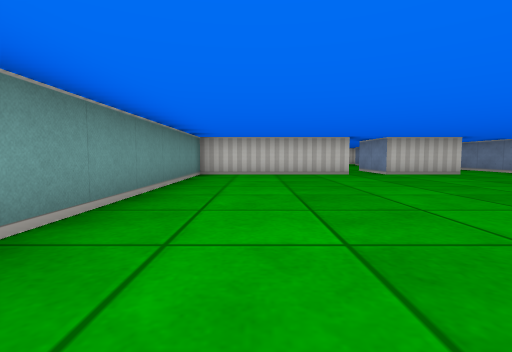
view 1 (above)

16 first-person views from a walk through a cub3D maze. The camera is about half as high as the walls, tilts 4° down and sees 85° across. The floor is counted in squares. Each view is taken from the middle of a square. On the plan, view 1 faces up. The plan holds only what a view shows up to about 9 squares ahead; the rest is blank.

view 2
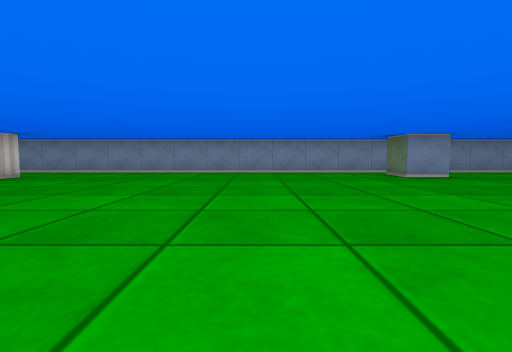

view 3
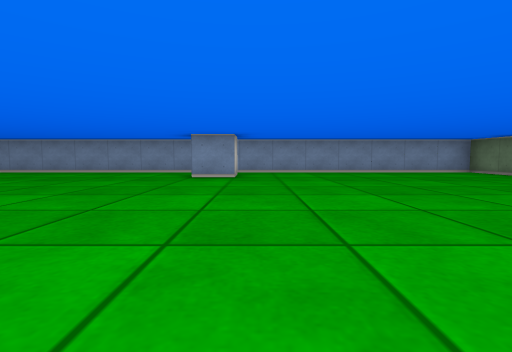

view 4
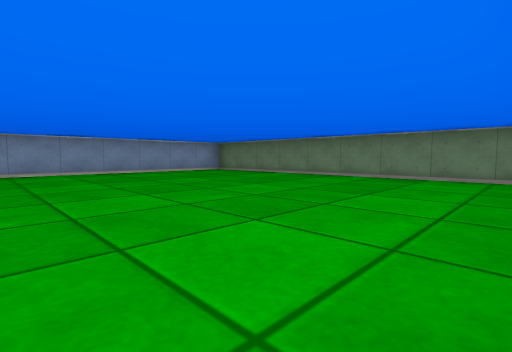

view 5
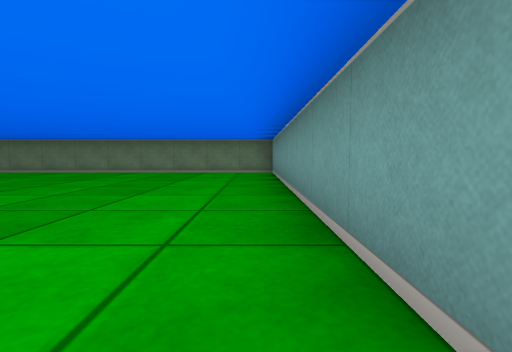

view 6
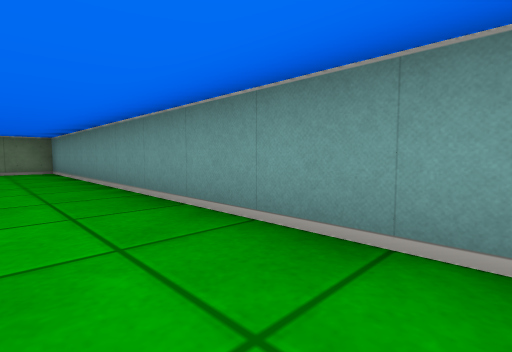

view 7
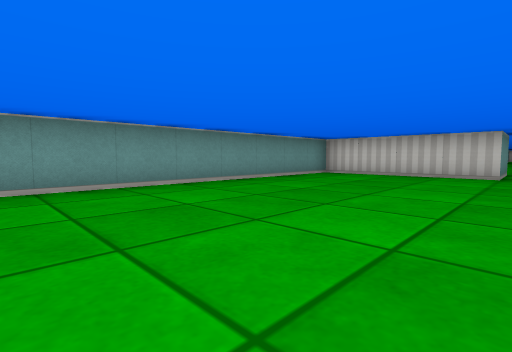

view 8
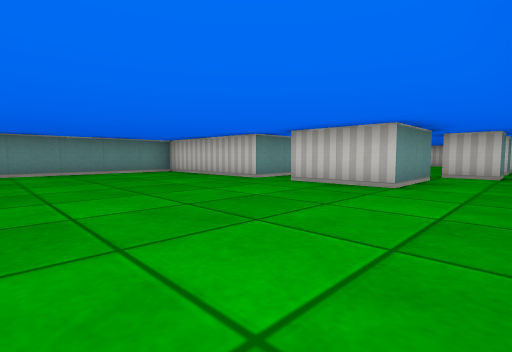

view 9
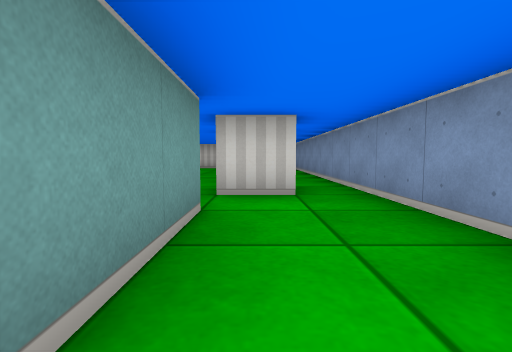

view 10
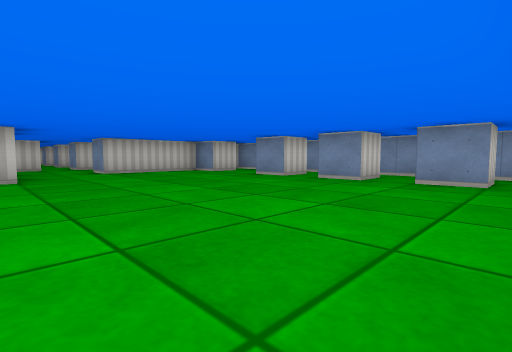

view 11
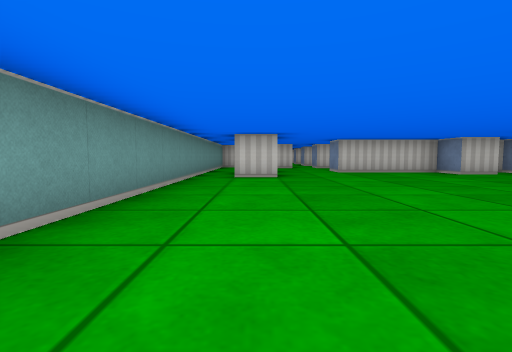

view 12
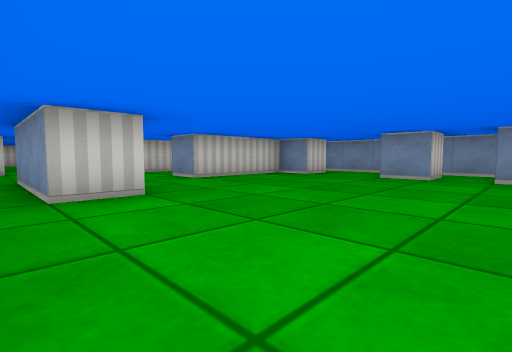

view 13
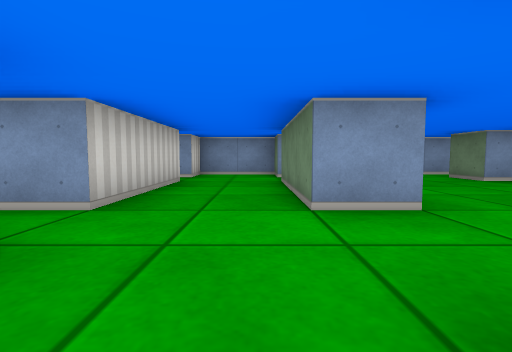

view 14
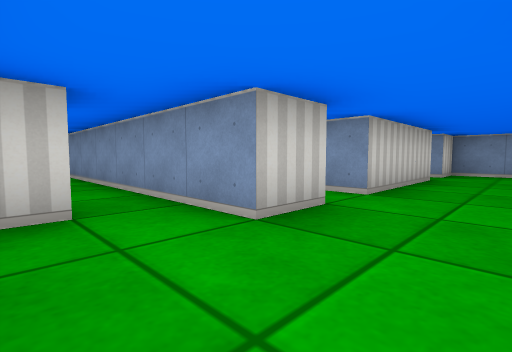

view 15
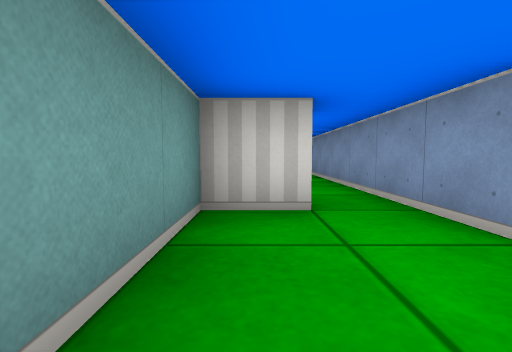

view 16
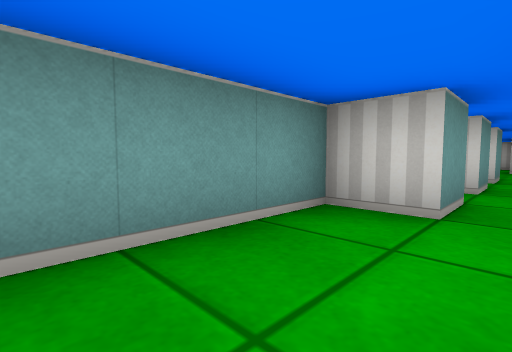

### Floor plan
Ten units are one square. View 1 is at (0, 0); x grows to the right and y downward. Boxes are objects, and circles mark ways between rooms. Rooms are numbered by the first view taken in them; rooms with no view inside come last. Other rooms are left out.
<svg viewBox="-20 -235 100 335">
<path fill="none" stroke="#000" d="M65 25 55 25 55 15 65 15M25 -75 -15 -75 -15 95 75 95 75 -75M55 -75 35 -75M25 -95 25 -75M65 -135 65 -125 55 -125 55 -135M65 -115 65 -105 55 -105 55 -115M65 -145 55 -145 55 -155 65 -155M6 -165 -5 -165M55 -95 55 -75M35 -75 35 -90M-15 -165 -15 -115M66 -175 55 -175 55 -185 25 -185 25 -195M75 -75 75 -185M25 -195 54 -195M16 -215 5 -215 5 -225M-5 -225 -15 -225 -15 -165M55 -215 25 -215M-5 -165 -5 -195M65 -195 75 -195 75 -215 65 -215"/>
<circle cx="30" cy="-85" r="3" fill="#2a7"/>
<circle cx="65" cy="-85" r="3" fill="#2a7"/>
<circle cx="-10" cy="-160" r="3" fill="#2a7"/>
<circle cx="15" cy="-190" r="3" fill="#2a7"/>
<text x="30" y="10">1</text>
<text x="30" y="-130">2</text>
<text x="20" y="-200">3</text>
</svg>
Room 1 opens to room 2. Room 2 opens to room 3.

Where each view was taken, in squares from view 1:
view 1: 0 up, 0 right, facing up
view 2: 2 up, 1 left, facing right
view 3: 3 down, 1 left, facing right
view 4: 3 down, 1 left, facing down-right
view 5: 1 down, 1 left, facing down
view 6: 0 up, 0 right, facing down-left
view 7: 0 up, 3 right, facing up-left
view 8: 3 up, 7 right, facing up-left
view 9: 7 up, 6 right, facing up
view 10: 10 up, 0 right, facing up-right
view 11: 10 up, 0 right, facing up
view 12: 13 up, 1 left, facing up-right
view 13: 20 up, 0 right, facing right
view 14: 20 up, 1 left, facing up-right
view 15: 20 up, 1 left, facing up
view 16: 20 up, 0 right, facing up-left
